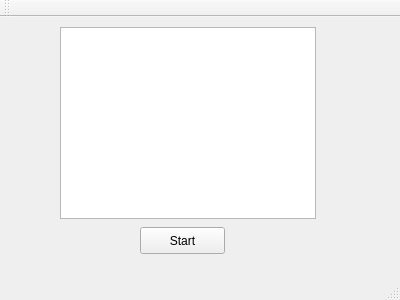
<?xml version="1.0" encoding="UTF-8"?>
<ui version="4.0">
 <class>MainWindow</class>
 <widget class="QMainWindow" name="MainWindow">
  <property name="geometry">
   <rect>
    <x>0</x>
    <y>0</y>
    <width>400</width>
    <height>300</height>
   </rect>
  </property>
  <property name="windowTitle">
   <string>MainWindow</string>
  </property>
  <widget class="QWidget" name="centralWidget">
   <widget class="QPushButton" name="pushButton">
    <property name="geometry">
     <rect>
      <x>140</x>
      <y>210</y>
      <width>85</width>
      <height>27</height>
     </rect>
    </property>
    <property name="text">
     <string>Start</string>
    </property>
   </widget>
   <widget class="QTextBrowser" name="textBrowser">
    <property name="geometry">
     <rect>
      <x>60</x>
      <y>10</y>
      <width>256</width>
      <height>192</height>
     </rect>
    </property>
   </widget>
  </widget>
  <widget class="QMenuBar" name="menuBar">
   <property name="geometry">
    <rect>
     <x>0</x>
     <y>0</y>
     <width>400</width>
     <height>27</height>
    </rect>
   </property>
  </widget>
  <widget class="QToolBar" name="mainToolBar">
   <attribute name="toolBarArea">
    <enum>TopToolBarArea</enum>
   </attribute>
   <attribute name="toolBarBreak">
    <bool>false</bool>
   </attribute>
  </widget>
  <widget class="QStatusBar" name="statusBar"/>
 </widget>
 <layoutdefault spacing="6" margin="11"/>
 <resources/>
 <connections/>
</ui>
